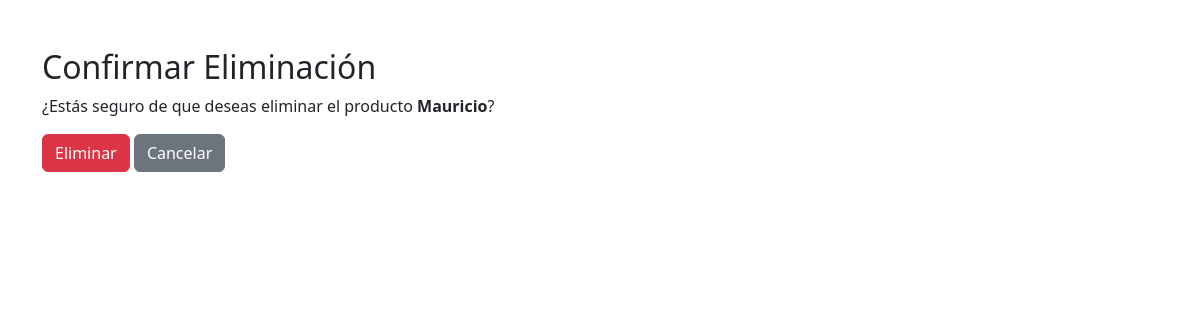
The app's page /eliminar/7/ (signed in), older data.
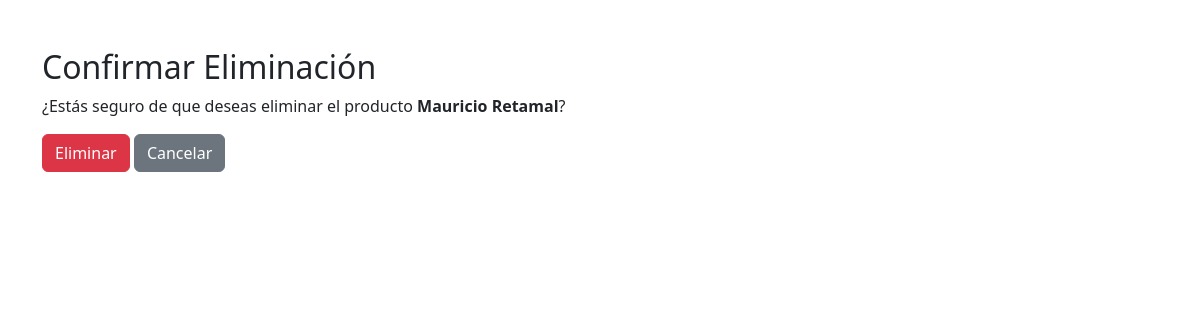
The same page, newer data.
### productos/models.py (models this page shows, shortened)
class Producto(models.Model):
    codigo = models.CharField(max_length=50)
    nombre = models.CharField(max_length=100)
    precio = models.DecimalField(max_digits=10, decimal_places=2)
    marca = models.ForeignKey(Marca, on_delete=models.CASCADE)
    categoria = models.ForeignKey(Categoria, on_delete=models.CASCADE)
    caracteristicas = models.ManyToManyField(Caracteristica)

### productos/views.py (the view)
# urls.py: path('eliminar/<int:producto_id>/', views.eliminar_producto, name='eliminar_producto'),
@login_required
def eliminar_producto(request, producto_id):
    producto = get_object_or_404(Producto, id=producto_id)
    if request.method == 'POST':
        producto.delete()
        return redirect('lista_productos')
    return render(request, 'productos/eliminar_confirmacion.html', {'producto': producto})

### productos/templates/productos/eliminar_confirmacion.html (shortened to what this page needs)
<!DOCTYPE html>
<html>
<head>
<link href="https://cdn.jsdelivr.net/npm/bootstrap@5.3.0/dist/css/bootstrap.min.css" rel="stylesheet">
</head>
<body>
<div class="container mt-5">
<h2>Confirmar Eliminación</h2>
<p>¿Estás seguro de que deseas eliminar el producto <strong>{{ producto.nombre }}</strong>?</p>
<form method="post">
<button type="submit" class="btn btn-danger">Eliminar</button>
<a href="{% url 'lista_productos' %}" class="btn btn-secondary">Cancelar</a>
</form>
</div>
</body>
</html>

Row changes from the older to the newer data that the page shows:
changed Producto: nombre "Mauricio" → "Mauricio Retamal"
